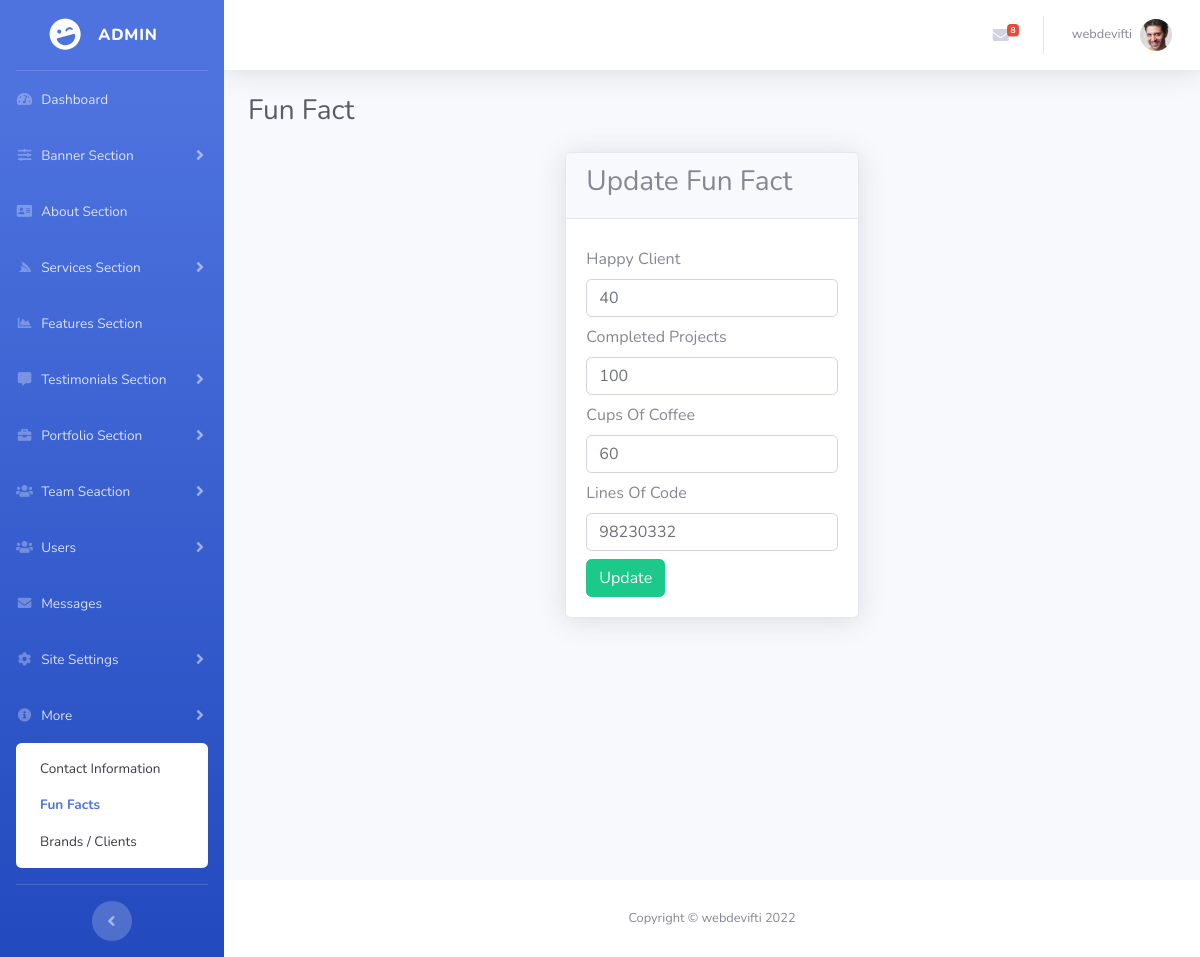
Screenshot of /admin/fun-fact.php (signed in) with the database file from the repository.
### tables this page shows
CREATE TABLE `users` (
  `id` int(11) NOT NULL,
  `full_name` varchar(255) NOT NULL,
  `username` varchar(255) NOT NULL,
  `email` varchar(255) NOT NULL,
  `password` varchar(255) NOT NULL,
  `role` varchar(20) NOT NULL,
  `status` tinyint(1) NOT NULL DEFAULT 1,
  `photo` varchar(255) DEFAULT NULL,
  `created_at` datetime NOT NULL DEFAULT current_timestamp(),
  `updated_at` datetime NOT NULL DEFAULT current_timestamp() ON UPDATE current_timestamp(),
  `phone_number` varchar(20) NOT NULL
);

CREATE TABLE `fun_facts` (
  `id` int(11) NOT NULL,
  `client_number` bigint(20) NOT NULL,
  `completed_project` bigint(20) NOT NULL,
  `cups_of_coffee` bigint(20) NOT NULL,
  `line_of_code` bigint(20) NOT NULL
);

### configs/messageFunction.php (called while the page is built, shortened)
<?php
function getMessages(){
    global $con;
    $result = mysqli_query($con, "SELECT * FROM `message_from_user` ORDER BY `sended_at` DESC LIMIT 10");
    return $result;
}

### configs/functions.php (called while the page is built, shortened)
<?php
function getLoggedInUserData($email){
    global $con;
    $query = "SELECT * FROM `users` WHERE `email` = '$email'";
    $excute_query = mysqli_query($con, $query);
    $result = mysqli_fetch_assoc($excute_query);
    return $result;
}
function getFunFact(){
    global $con;
    $result = mysqli_query($con, "SELECT * FROM `fun_facts`");
    $data = mysqli_fetch_assoc($result);
    return $data;
}

### admin/fun-fact.php (the view, shortened to what this page needs)
<?php require 'layouts/header.php'; ?>
        <?php require 'layouts/sidebar.php'; ?>
        <div id="content-wrapper" class="d-flex flex-column">
            <div id="content">
                <?php require 'layouts/topbar.php'; ?>
                <div class="container-fluid">
                    <div class="d-sm-flex align-items-center justify-content-between mb-4">
                        <h1 class="h3 mb-0 text-gray-800">Fun Fact</h1>
                    </div>
                    <?php
                        $get_fun_fact = getFunFact();
                    ?>
                    <div class="row">
                        <div class="col-lg-4 m-auto">
                            <div class="card shadow">
                                <div class="card-header">
                                    <h3>Update Fun Fact</h3>
                                </div>
                                <div class="card-body">
                                    <form action="fun-fact.php" method="POST">
                                       <div class="mt-2">
                                            <label for="">Happy Client</label>
                                            <input type="number" name="clients" class="form-control" value="<?= $get_fun_fact['client_number']; ?>">
                                       </div>
                                       <div class="mt-2">
                                            <label for="">Completed Projects </label>
                                            <input type="number" name="projects" class="form-control" value="<?= $get_fun_fact['completed_project']; ?>">
                                       </div>
                                       <div class="mt-2">
                                            <label for="">Cups Of Coffee</label>
                                            <input type="number" name="coffees" class="form-control" value="<?= $get_fun_fact['cups_of_coffee']; ?>">
                                       </div>
                                       <div class="mt-2">
                                            <label for="">Lines Of Code</label>
                                            <input type="number" name="linesofcode" class="form-control" value="<?= $get_fun_fact['line_of_code']; ?>">
                                       </div>
                                       <div class="mt-2">
                                           <button type="submit" name="updateFF" class="btn btn-success">Update</button>
                                       </div>
                                    </form>
                                </div>
                            </div>
                        </div>
                    </div>
                </div>
            </div>
<?php require 'layouts/footer.php'; ?>

### admin/layouts/topbar.php (shortened to what this page needs)
<nav class="navbar navbar-expand navbar-light bg-white topbar mb-4 static-top shadow">
                    <ul class="navbar-nav ml-auto">
                        <li class="nav-item dropdown no-arrow mx-1">
                            <a class="nav-link dropdown-toggle msg_counter" href="#" id="messagesDropdown" role="button"
                                data-toggle="dropdown" aria-haspopup="true" aria-expanded="false">
                                <i class="fas fa-envelope fa-fw"></i>
                                <?php
                                $getmsg = getMessages();
                                $getRow = mysqli_num_rows($getmsg);
                                ?>
                                <span class="badge badge-danger badge-counter"><?= $getRow;?></span>
                            </a>
                        </li>
                        <?php
                        $email = $_SESSION['USEREMAIL'];
                           $data = getLoggedInUserData($email);
                        ?>
                        <li class="nav-item dropdown no-arrow">
                            <a class="nav-link dropdown-toggle" href="#" id="userDropdown" role="button"
                                data-toggle="dropdown" aria-haspopup="true" aria-expanded="false">
                                <span class="mr-2 d-none d-lg-inline text-gray-600 small"><?= $data['username']; ?></span>
                                <img class="img-profile rounded-circle"
                                    src="uploads/users/<?= $data['photo']; ?>">
                            </a>
                        </li>
                    </ul>
                </nav>

### rows the page displays
users: username "webdevifti", photo (picture)
fun_facts: clients "40", projects "100", coffees "60", linesofcode "98230332"

### other values shown
$getRow "8"
